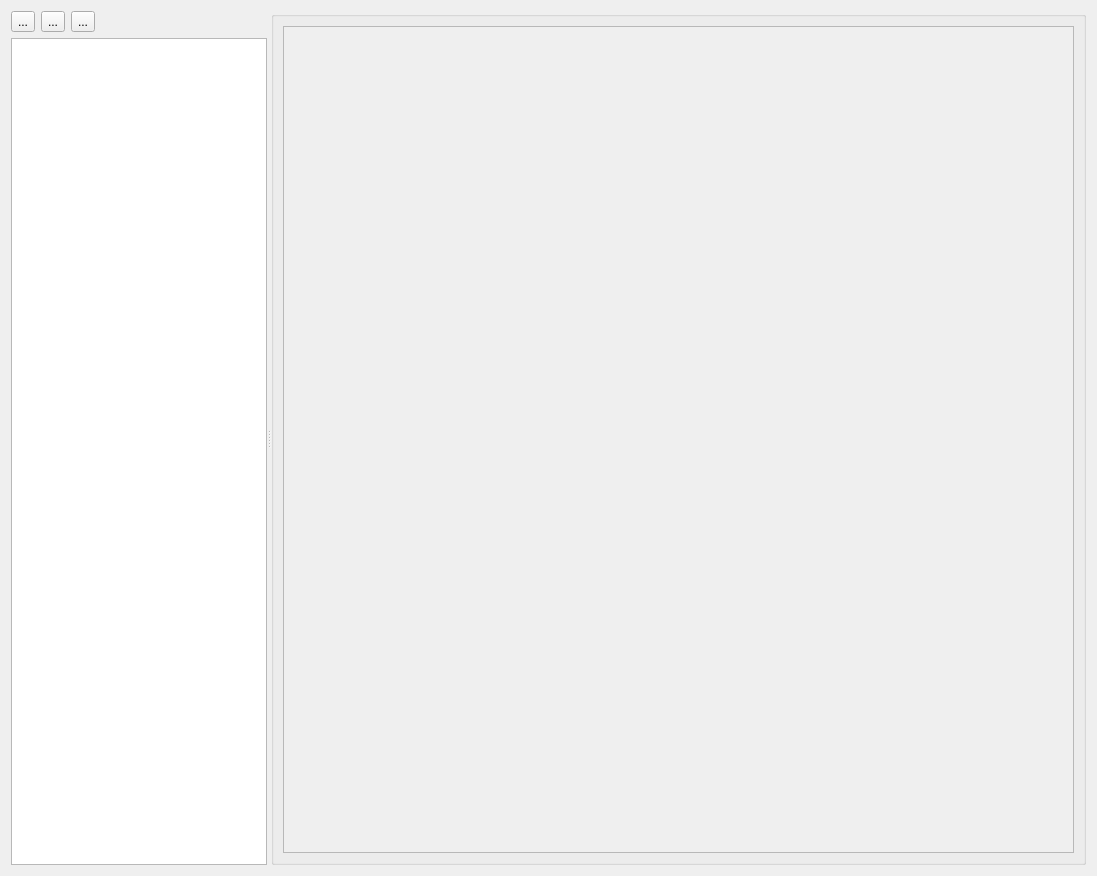
<?xml version="1.0" encoding="UTF-8"?>
<ui version="4.0">
 <class>Dialog</class>
 <widget class="QDialog" name="Dialog">
  <property name="geometry">
   <rect>
    <x>0</x>
    <y>0</y>
    <width>1097</width>
    <height>876</height>
   </rect>
  </property>
  <property name="sizePolicy">
   <sizepolicy hsizetype="Preferred" vsizetype="Preferred">
    <horstretch>0</horstretch>
    <verstretch>0</verstretch>
   </sizepolicy>
  </property>
  <property name="windowTitle">
   <string>Dialog</string>
  </property>
  <property name="modal">
   <bool>true</bool>
  </property>
  <layout class="QGridLayout" name="gridLayout">
   <item row="0" column="0">
    <widget class="QSplitter" name="splitter">
     <property name="orientation">
      <enum>Qt::Horizontal</enum>
     </property>
     <widget class="QWidget" name="list_widget" native="true">
      <layout class="QGridLayout" name="gridLayout_2">
       <item row="1" column="0" colspan="4">
        <widget class="QListView" name="profiles_list_view">
         <property name="sizePolicy">
          <sizepolicy hsizetype="Minimum" vsizetype="Expanding">
           <horstretch>0</horstretch>
           <verstretch>0</verstretch>
          </sizepolicy>
         </property>
        </widget>
       </item>
       <item row="0" column="0">
        <widget class="QToolButton" name="rename_button">
         <property name="text">
          <string>...</string>
         </property>
         <property name="icon">
          <iconset theme="edit-rename">
           <normaloff>.</normaloff>.</iconset>
         </property>
         <property name="iconSize">
          <size>
           <width>22</width>
           <height>22</height>
          </size>
         </property>
        </widget>
       </item>
       <item row="0" column="1">
        <widget class="QToolButton" name="delete_button">
         <property name="text">
          <string>...</string>
         </property>
         <property name="icon">
          <iconset theme="delete">
           <normaloff>.</normaloff>.</iconset>
         </property>
         <property name="iconSize">
          <size>
           <width>22</width>
           <height>22</height>
          </size>
         </property>
        </widget>
       </item>
       <item row="0" column="2">
        <widget class="QToolButton" name="shortcut_button">
         <property name="text">
          <string>...</string>
         </property>
         <property name="icon">
          <iconset theme="insert-link-symbolic">
           <normaloff>.</normaloff>.</iconset>
         </property>
         <property name="iconSize">
          <size>
           <width>22</width>
           <height>22</height>
          </size>
         </property>
        </widget>
       </item>
      </layout>
     </widget>
     <widget class="QGroupBox" name="details_groupbox">
      <property name="sizePolicy">
       <sizepolicy hsizetype="Expanding" vsizetype="Preferred">
        <horstretch>50</horstretch>
        <verstretch>0</verstretch>
       </sizepolicy>
      </property>
      <property name="title">
       <string/>
      </property>
      <layout class="QGridLayout" name="gridLayout_3">
       <item row="0" column="0">
        <widget class="QScrollArea" name="scrollArea">
         <property name="widgetResizable">
          <bool>true</bool>
         </property>
         <widget class="QWidget" name="scrollAreaWidgetContents">
          <property name="geometry">
           <rect>
            <x>0</x>
            <y>0</y>
            <width>778</width>
            <height>836</height>
           </rect>
          </property>
          <layout class="QGridLayout" name="gridLayout_4">
           <item row="0" column="0">
            <widget class="QLabel" name="details_label">
             <property name="text">
              <string/>
             </property>
             <property name="alignment">
              <set>Qt::AlignLeading|Qt::AlignLeft|Qt::AlignTop</set>
             </property>
            </widget>
           </item>
          </layout>
         </widget>
        </widget>
       </item>
      </layout>
     </widget>
    </widget>
   </item>
  </layout>
 </widget>
 <resources/>
 <connections/>
</ui>
